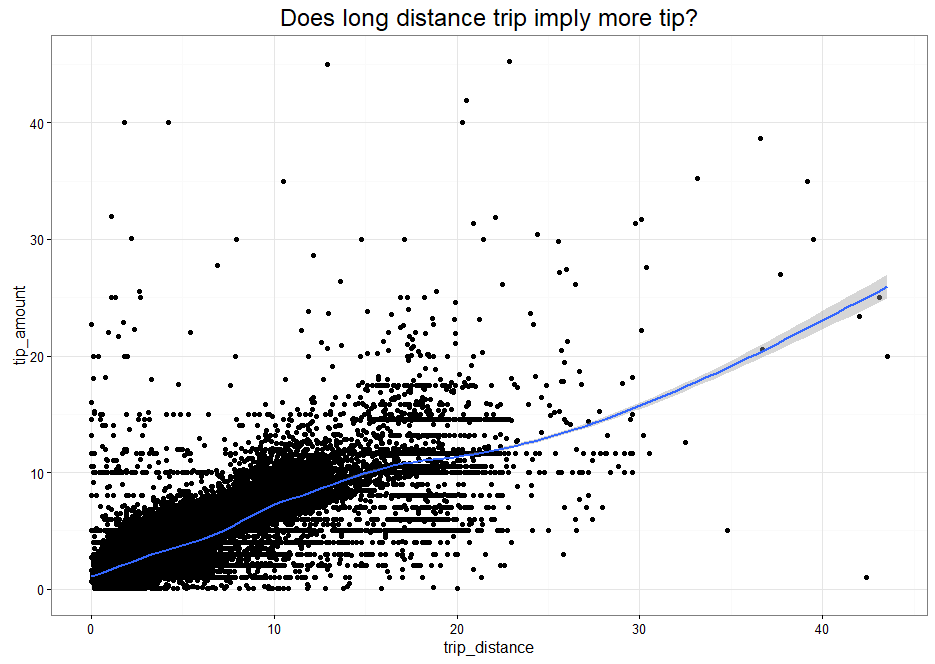

Recreate this plot in R.
library(ggplot2)
library(dplyr)

path_sample <- "C:\\Users\\Yuru\\Documents\\YURU\\FCU\\課\\1061\\1061 R語言資料科學基石(資電綜班)[4441]\\專題\\dw_exercise1\\sample.csv"
sample <- read.csv(pathsample,TRUE,",")

info_tip <- select(sample,trip_distance,tip_amount) %>%
  filter(trip_distance>0,tip_amount>0)%>%
  filter(tip_amount<50)
cor(info_tip)

ggplot(info_tip,aes(x=trip_distance,y=tip_amount)) +
  geom_point() +
  geom_smooth() +
  ggtitle("Does long distance trip imply more tip?") + 
  theme_bw() +
  theme(plot.title=element_text(hjust=0.5,size=18))
